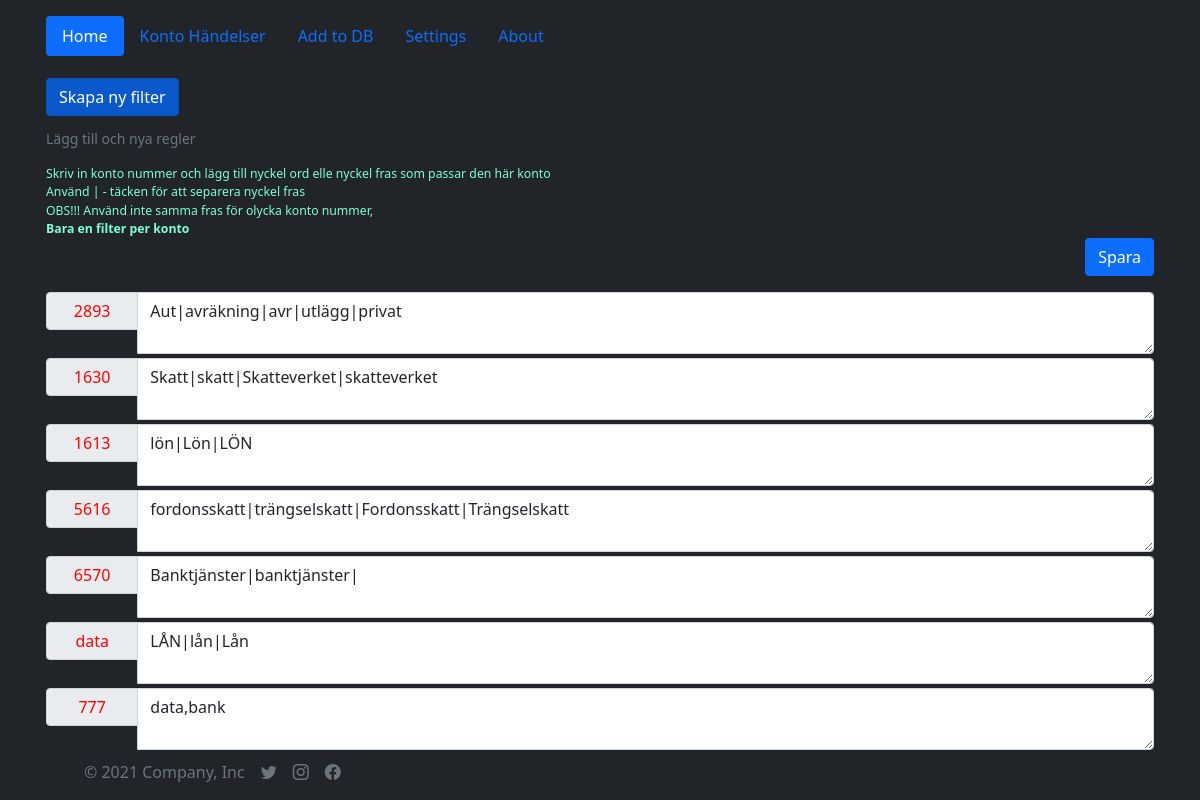
The page /settings on the database its author committed.
### app/database_setup.py (models this page shows, shortened)
class Settings(Base):
    __tablename__ = 'settings'
    __tableargs__ = {'comment': 'Filter installningar'}
    quote_id = Column(Integer, nullable=False, unique=True, primary_key=True, autoincrement=True)
    konto = Column(Integer, default=datetime.utcnow(), comment='konto number', unique=True)
    filter = Column(Text, default=datetime.utcnow(), comment='name')

### app/app.py (the view)
@app.route('/settings', methods=['POST', 'GET'])
def settings():
    settings_list = session.query(Settings).all()
    if request.method == 'POST':
        konto_list = request.form.getlist('konto_n')
        filter_list = request.form.getlist('filter_list')
        for i in range(0, len(konto_list)):
            print(f"konto nummer => {konto_list[i]} => {filter_list[i]} ")
            try:
                settings_table = Settings(konto=konto_list[i], filter=filter_list[i])
                session.add(settings_table)
                session.commit()
            except(sqlalchemy.exc.PendingRollbackError, sqlalchemy.exc.IntegrityError):
                pass
        return render_template('index.html')
    else:
        return render_template('settings.html', settings=settings_list)

### app/templates/settings.html (shortened to what this page needs)
{% extends 'base.html' %}
{% block body %}
    <main class="mt-3">
        <div class="mb-3 justify-content-end">
            <a href="javascript:settings()" class="btn btn-primary active mb-2" aria-current="page">Skapa ny filter</a>
            <div id="label_for_huvudkonto" class="form-text">Lägg till och nya regler</div>
        </div>
        {% if settings|length > 0 %}
            <form method="post" id="settings">
        {% else %}
            <form method="post" id="settings" style="display: none">
        {% endif %}
        <div id="label_for_huvudkonto" class="form-text" style="color: aquamarine">
            <div id="label_for_huvudkonto" class="form-text" style="color: aquamarine">
                Skriv in konto nummer och lägg till nyckel ord elle nyckel fras som passar den här konto
                <br>Använd | - täcken för att separera nyckel fras
                <br>OBS!!! Använd inte samma fras för olycka konto nummer,
                <br><strong>Bara en filter per konto</strong>
            </div>
            <div class="mb-3" style="text-align: end">
                <button type="submit" class="btn btn-primary">Spara</button>
            </div>
            {% if settings|length > 0 %}
                {% for setting in settings %}
                    <div class="input-group mb-1">
                        <input type="text"
                               class="input-group-text col-sm-1 justify-content-start"
                               name="konto_n"
                               style="height: 38px; color: red;"
                               value={{ setting.konto }}
                        >
                        <textarea class="form-control col-lg justify-content-center"
                                  name="filter_list">{{ setting.filter }}
                        </textarea>
                    </div>
                {% endfor %}
            {% endif %}
        </div>
        </form>
    </main>
{% endblock %}

### app/templates/base.html (shortened to what this page needs)
<!doctype html>
<html lang="en" class="h-100">
<head>
    <link rel="stylesheet" href="{{ url_for('static',filename='css/main.css') }}">
    <link rel="stylesheet" href="https://cdn.jsdelivr.net/npm/bootstrap@5.1.3/dist/css/bootstrap.min.css"
>
    <link rel="stylesheet" href="https://cdn.jsdelivr.net/npm/bootstrap-icons@1.7.2/font/bootstrap-icons.css">
    <link rel="stylesheet"
          href="https://cdn.jsdelivr.net/npm/@fortawesome/fontawesome-free@5.15.4/css/fontawesome.min.css"
>
    <link href="https://cdn.jsdelivr.net/npm/bootstrap-dark-5@1.1.3/dist/css/bootstrap-night.min.css" rel="stylesheet">
</head>
<body class="d-flex h-100 text-white bg-dark">
<div class="container d-flex w-100 h-100 p-3 mx-auto flex-column">
    <header class="mb-auto">
        <ul class="nav nav-pills">
            <li class="nav-item"><a href="/" class="nav-link active" aria-current="page">Home</a></li>
            <li class="nav-item"><a href="/bank_statements" class="nav-link">Konto Händelser</a></li>
            <li class="nav-item"><a href="/create_transaktion" class="nav-link">Add to DB</a></li>
            <li class="nav-item"><a href="/settings" class="nav-link">Settings</a></li>
            <li class="nav-item"><a href="/about" class="nav-link">About</a></li>
        </ul>
    </header>
    {% block body %}{% endblock %}
    <footer class="mt-auto text-white-50">
        <div class="d-flex align-items-center">
            <a href="/" class="mb-3 me-2 mb-md-0 text-muted text-decoration-none lh-1">
                <svg class="bi" width="30" height="24">
                    <use xlink:href="#bootstrap"></use>
                </svg>
            </a>
            <span class="text-muted">© 2021 Company, Inc</span>
            <ul class="nav mt-auto justify-content-end list-unstyled d-flex">
            <li class="ms-3"><a class="text-muted" href="#">
                <i class="bi bi-twitter"></i>
            </a></li>
            <li class="ms-3"><a class="text-muted" href="#">
                <i class="bi bi-instagram"></i>
            </a></li>
            <li class="ms-3"><a class="text-muted" href="#">
                <i class="bi bi-facebook"></i>
            </a></li>
        </ul>
        </div>
    </footer>
</div>
</body>
</html>

### rows shown on the page
Settings: konto_n "2893", filter_list "Aut|avräkning|avr|utlägg|privat"
Settings: konto_n "1630", filter_list "Skatt|skatt|Skatteverket|skatteverket"
Settings: konto_n "1613", filter_list "lön|Lön|LÖN"
Settings: konto_n "5616", filter_list "fordonsskatt|trängselskatt|Fordonsskatt|Trängselskatt"
Settings: konto_n "6570", filter_list "Banktjänster|banktjänster|"
Settings: konto_n "data", filter_list "LÅN|lån|Lån"
Settings: konto_n "777", filter_list "data,bank"
